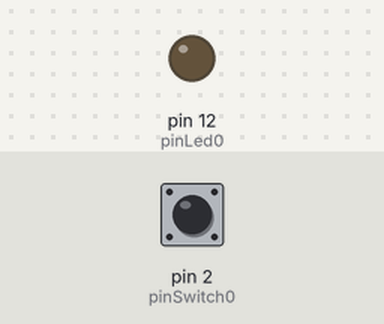
A sketch run on a simulated Arduino Uno, built with avr-gcc and run on an emulated ATmega328P. Parts: output pins drawn as LEDs (lit = HIGH). The test bench sets the inputs (shaded band); at power-on: pin 2 (pinSwitch0) LOW.

Above: at 1.2 s.
1.3 s: pin 2 (pinSwitch0) pulled HIGH for 0.15 s
At 1.7 s:
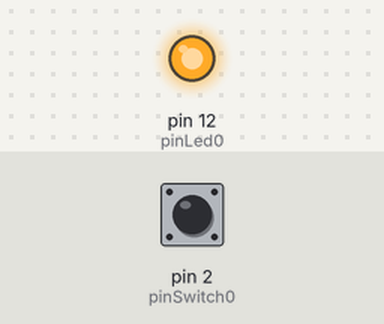
2.9 s: pin 2 (pinSwitch0) pulled HIGH for 1 s
At 4.1 s:
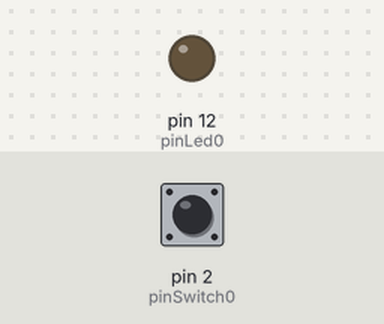
5.4 s: pin 2 (pinSwitch0) pulled HIGH for 3.2 s
At 6.0 s:
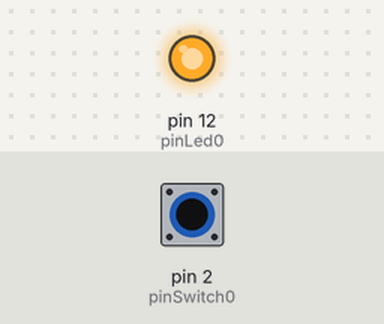
Timing chart, 0 to 8.4 s (numbered marks = the images above; inputs shaded):
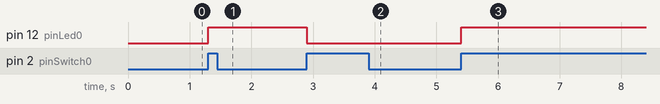

The sketch:

09_switch_led_edge.ino
```cpp
int pinLed0 = 12;
int pinSwitch0 = 2;

boolean pre_value = LOW, cur_value = LOW; // 스위치 이전값, 현재값

void setup() {
  Serial.begin(115200);
  pinMode(pinLed0, OUTPUT);
  pinMode(pinSwitch0, INPUT);
}

void loop() {
  cur_value = digitalRead(pinSwitch0); // 현재값을 읽어서 저장

  if (pre_value == LOW && cur_value == HIGH) {    //edge check
    if (digitalRead(pinLed0) == LOW) {
      digitalWrite(pinLed0, HIGH);
    } else {
      digitalWrite(pinLed0, LOW);
    }
  }
  // 현재값을 이전값에 저장
  pre_value = cur_value;
}
```

Measured:
- after the input at 1.3 s, pin 12 (pinLed0): LOW → HIGH at once
- after the input at 2.9 s, pin 12 (pinLed0): HIGH → LOW at once
- after the input at 5.4 s, pin 12 (pinLed0): LOW → HIGH at once
